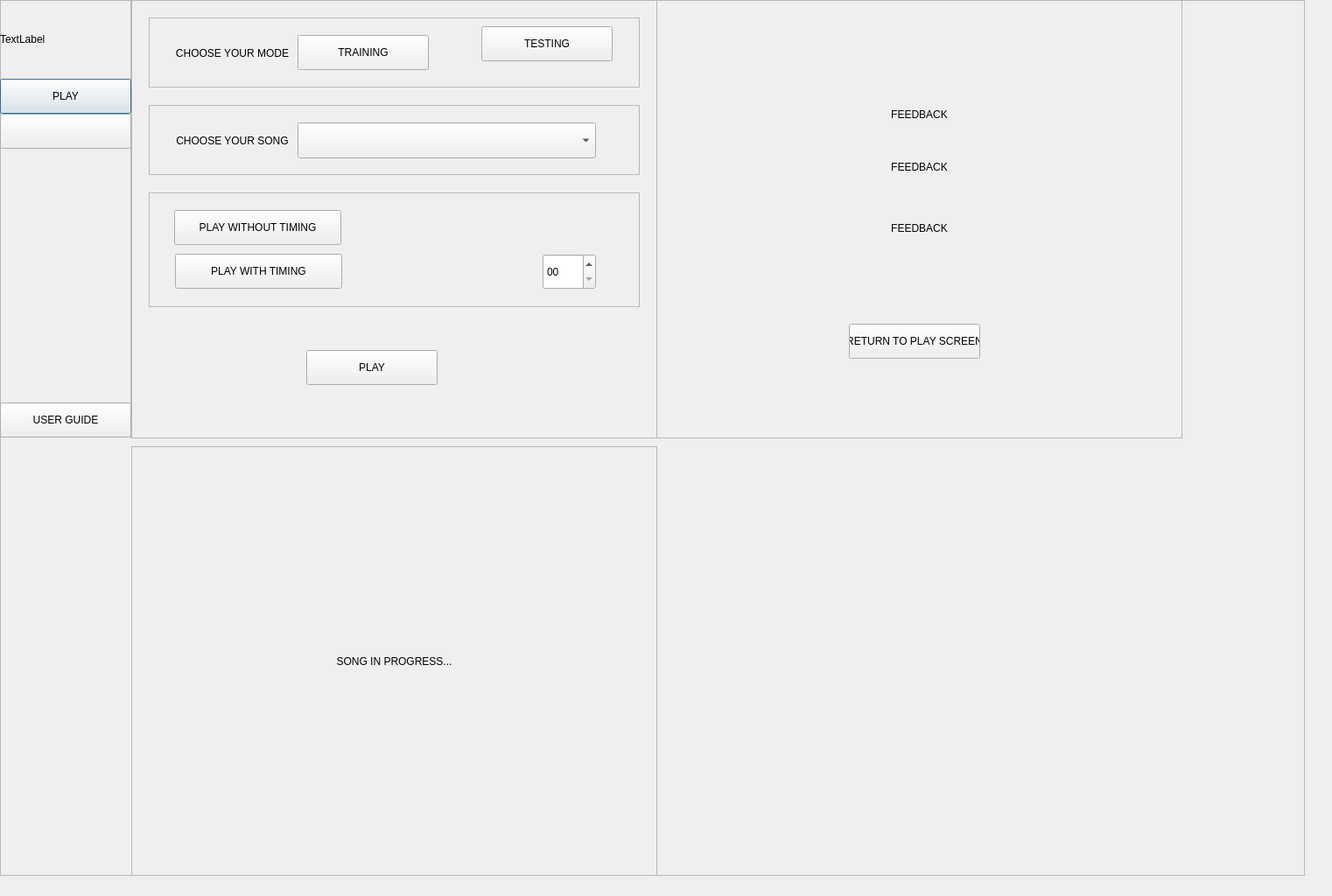
<?xml version="1.0" encoding="UTF-8"?>
<ui version="4.0">
 <class>Dialog</class>
 <widget class="QDialog" name="Dialog">
  <property name="geometry">
   <rect>
    <x>0</x>
    <y>0</y>
    <width>1522</width>
    <height>1024</height>
   </rect>
  </property>
  <property name="windowTitle">
   <string>Dialog</string>
  </property>
  <widget class="QFrame" name="FRAME_main_window">
   <property name="geometry">
    <rect>
     <x>0</x>
     <y>0</y>
     <width>1491</width>
     <height>1001</height>
    </rect>
   </property>
   <property name="frameShape">
    <enum>QFrame::StyledPanel</enum>
   </property>
   <property name="frameShadow">
    <enum>QFrame::Raised</enum>
   </property>
   <widget class="QFrame" name="FRAME_menu">
    <property name="geometry">
     <rect>
      <x>0</x>
      <y>0</y>
      <width>150</width>
      <height>500</height>
     </rect>
    </property>
    <property name="frameShape">
     <enum>QFrame::StyledPanel</enum>
    </property>
    <property name="frameShadow">
     <enum>QFrame::Raised</enum>
    </property>
    <widget class="QPushButton" name="PB_play">
     <property name="geometry">
      <rect>
       <x>0</x>
       <y>90</y>
       <width>150</width>
       <height>40</height>
      </rect>
     </property>
     <property name="text">
      <string>PLAY</string>
     </property>
    </widget>
    <widget class="QPushButton" name="PB_song_gallery">
     <property name="geometry">
      <rect>
       <x>0</x>
       <y>130</y>
       <width>150</width>
       <height>40</height>
      </rect>
     </property>
     <property name="text">
      <string/>
     </property>
    </widget>
    <widget class="QLabel" name="LABEL_logo">
     <property name="geometry">
      <rect>
       <x>0</x>
       <y>0</y>
       <width>150</width>
       <height>90</height>
      </rect>
     </property>
     <property name="text">
      <string>TextLabel</string>
     </property>
    </widget>
    <widget class="QPushButton" name="PB_user_guide">
     <property name="geometry">
      <rect>
       <x>0</x>
       <y>460</y>
       <width>150</width>
       <height>40</height>
      </rect>
     </property>
     <property name="text">
      <string>USER GUIDE</string>
     </property>
    </widget>
   </widget>
   <widget class="QFrame" name="FRAME_play">
    <property name="geometry">
     <rect>
      <x>150</x>
      <y>0</y>
      <width>601</width>
      <height>501</height>
     </rect>
    </property>
    <property name="frameShape">
     <enum>QFrame::StyledPanel</enum>
    </property>
    <property name="frameShadow">
     <enum>QFrame::Raised</enum>
    </property>
    <widget class="QFrame" name="FRAME_mode">
     <property name="geometry">
      <rect>
       <x>20</x>
       <y>20</y>
       <width>561</width>
       <height>80</height>
      </rect>
     </property>
     <property name="frameShape">
      <enum>QFrame::StyledPanel</enum>
     </property>
     <property name="frameShadow">
      <enum>QFrame::Raised</enum>
     </property>
     <widget class="QLabel" name="LABEL_mode">
      <property name="geometry">
       <rect>
        <x>10</x>
        <y>10</y>
        <width>171</width>
        <height>61</height>
       </rect>
      </property>
      <property name="text">
       <string>CHOOSE YOUR MODE</string>
      </property>
      <property name="alignment">
       <set>Qt::AlignCenter</set>
      </property>
     </widget>
     <widget class="QPushButton" name="PB_mode_1">
      <property name="geometry">
       <rect>
        <x>170</x>
        <y>20</y>
        <width>150</width>
        <height>40</height>
       </rect>
      </property>
      <property name="text">
       <string>TRAINING</string>
      </property>
     </widget>
     <widget class="QPushButton" name="PB_mode_2">
      <property name="geometry">
       <rect>
        <x>380</x>
        <y>10</y>
        <width>150</width>
        <height>40</height>
       </rect>
      </property>
      <property name="text">
       <string>TESTING</string>
      </property>
     </widget>
    </widget>
    <widget class="QFrame" name="FRAME_song">
     <property name="geometry">
      <rect>
       <x>20</x>
       <y>120</y>
       <width>561</width>
       <height>80</height>
      </rect>
     </property>
     <property name="frameShape">
      <enum>QFrame::StyledPanel</enum>
     </property>
     <property name="frameShadow">
      <enum>QFrame::Raised</enum>
     </property>
     <widget class="QLabel" name="LABEL_song">
      <property name="geometry">
       <rect>
        <x>10</x>
        <y>10</y>
        <width>171</width>
        <height>61</height>
       </rect>
      </property>
      <property name="text">
       <string>CHOOSE YOUR SONG</string>
      </property>
      <property name="alignment">
       <set>Qt::AlignCenter</set>
      </property>
     </widget>
     <widget class="QComboBox" name="COMBO_song">
      <property name="geometry">
       <rect>
        <x>170</x>
        <y>20</y>
        <width>341</width>
        <height>41</height>
       </rect>
      </property>
     </widget>
    </widget>
    <widget class="QFrame" name="FRAME_tempo">
     <property name="geometry">
      <rect>
       <x>20</x>
       <y>220</y>
       <width>561</width>
       <height>131</height>
      </rect>
     </property>
     <property name="frameShape">
      <enum>QFrame::StyledPanel</enum>
     </property>
     <property name="frameShadow">
      <enum>QFrame::Raised</enum>
     </property>
     <widget class="QSpinBox" name="SPIN_tempo">
      <property name="geometry">
       <rect>
        <x>450</x>
        <y>70</y>
        <width>61</width>
        <height>41</height>
       </rect>
      </property>
      <property name="suffix">
       <string>0</string>
      </property>
      <property name="maximum">
       <number>200</number>
      </property>
     </widget>
     <widget class="QPushButton" name="PB_tempo_1">
      <property name="geometry">
       <rect>
        <x>29</x>
        <y>20</y>
        <width>191</width>
        <height>40</height>
       </rect>
      </property>
      <property name="text">
       <string>PLAY WITHOUT TIMING</string>
      </property>
     </widget>
     <widget class="QPushButton" name="PB_tempo_2">
      <property name="geometry">
       <rect>
        <x>30</x>
        <y>70</y>
        <width>191</width>
        <height>40</height>
       </rect>
      </property>
      <property name="text">
       <string>PLAY WITH TIMING</string>
      </property>
     </widget>
    </widget>
    <widget class="QPushButton" name="PB_play_2">
     <property name="geometry">
      <rect>
       <x>200</x>
       <y>400</y>
       <width>150</width>
       <height>40</height>
      </rect>
     </property>
     <property name="text">
      <string>PLAY</string>
     </property>
    </widget>
   </widget>
   <widget class="QFrame" name="FRAME_inProgress">
    <property name="geometry">
     <rect>
      <x>150</x>
      <y>510</y>
      <width>601</width>
      <height>501</height>
     </rect>
    </property>
    <property name="frameShape">
     <enum>QFrame::StyledPanel</enum>
    </property>
    <property name="frameShadow">
     <enum>QFrame::Raised</enum>
    </property>
    <widget class="QLabel" name="LABEL_inProgress">
     <property name="geometry">
      <rect>
       <x>0</x>
       <y>0</y>
       <width>601</width>
       <height>491</height>
      </rect>
     </property>
     <property name="text">
      <string>SONG IN PROGRESS...</string>
     </property>
     <property name="alignment">
      <set>Qt::AlignCenter</set>
     </property>
    </widget>
   </widget>
   <widget class="QFrame" name="FRAME_feedback">
    <property name="geometry">
     <rect>
      <x>750</x>
      <y>0</y>
      <width>601</width>
      <height>501</height>
     </rect>
    </property>
    <property name="frameShape">
     <enum>QFrame::StyledPanel</enum>
    </property>
    <property name="frameShadow">
     <enum>QFrame::Raised</enum>
    </property>
    <widget class="QLabel" name="LABEL_feedback1">
     <property name="geometry">
      <rect>
       <x>0</x>
       <y>100</y>
       <width>601</width>
       <height>61</height>
      </rect>
     </property>
     <property name="text">
      <string>FEEDBACK</string>
     </property>
     <property name="alignment">
      <set>Qt::AlignCenter</set>
     </property>
    </widget>
    <widget class="QLabel" name="LABEL_feedback2">
     <property name="geometry">
      <rect>
       <x>0</x>
       <y>160</y>
       <width>601</width>
       <height>61</height>
      </rect>
     </property>
     <property name="text">
      <string>FEEDBACK</string>
     </property>
     <property name="alignment">
      <set>Qt::AlignCenter</set>
     </property>
    </widget>
    <widget class="QLabel" name="LABEL_feedback3">
     <property name="geometry">
      <rect>
       <x>0</x>
       <y>230</y>
       <width>601</width>
       <height>61</height>
      </rect>
     </property>
     <property name="text">
      <string>FEEDBACK</string>
     </property>
     <property name="alignment">
      <set>Qt::AlignCenter</set>
     </property>
    </widget>
    <widget class="QPushButton" name="PB_feedback">
     <property name="geometry">
      <rect>
       <x>220</x>
       <y>370</y>
       <width>150</width>
       <height>40</height>
      </rect>
     </property>
     <property name="text">
      <string>RETURN TO PLAY SCREEN</string>
     </property>
    </widget>
   </widget>
  </widget>
 </widget>
 <resources>
  <include location="logo.qrc"/>
 </resources>
 <connections/>
</ui>
